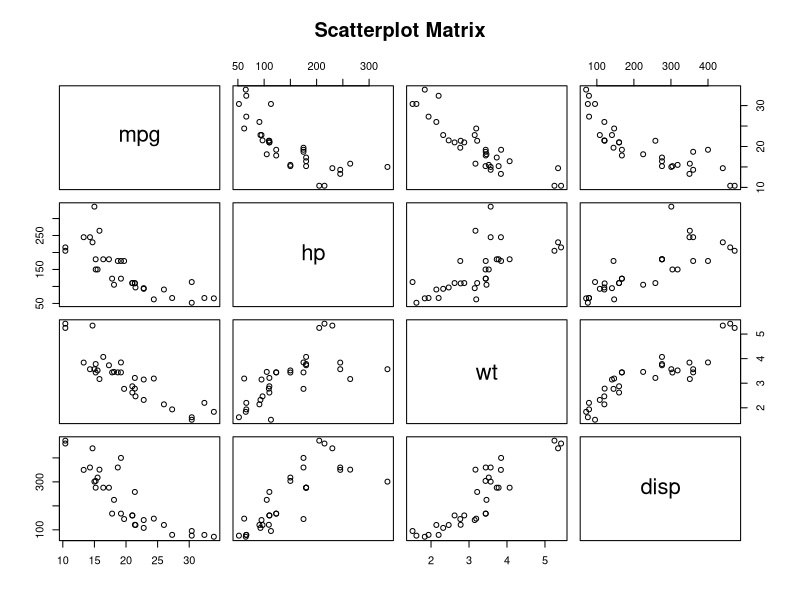
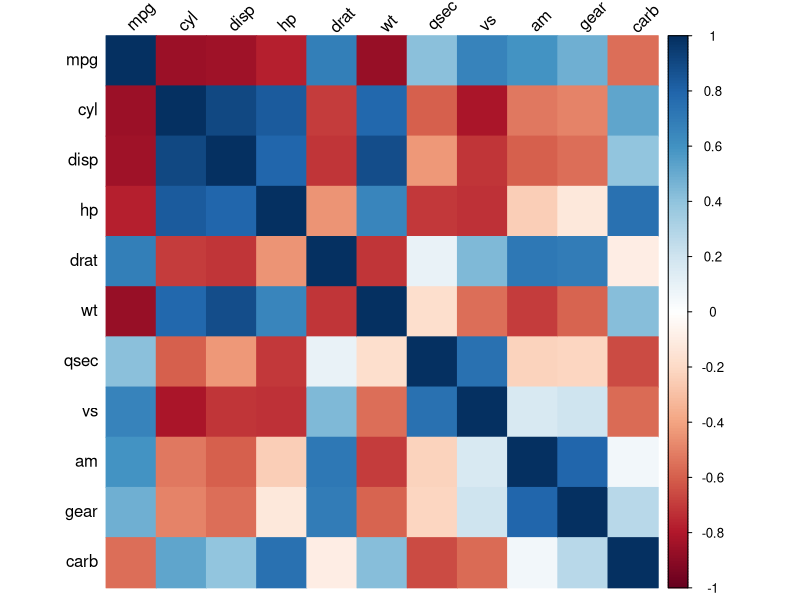
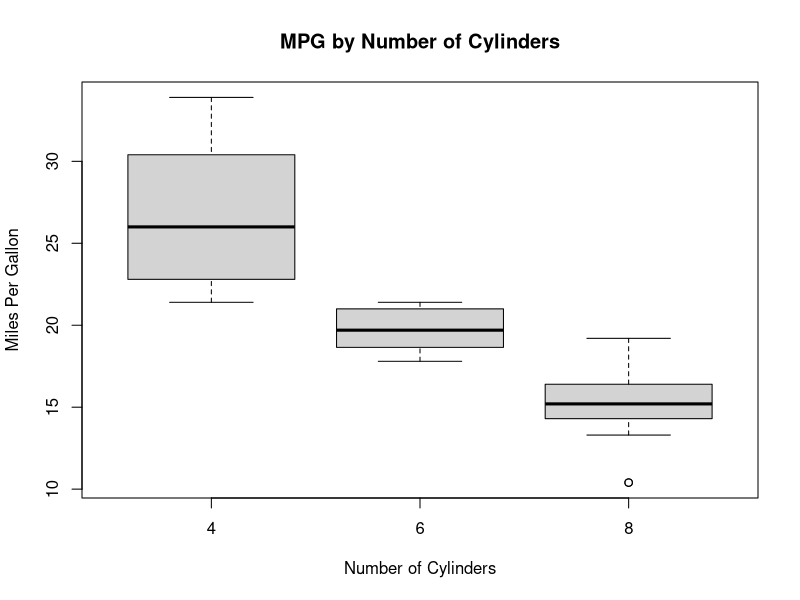
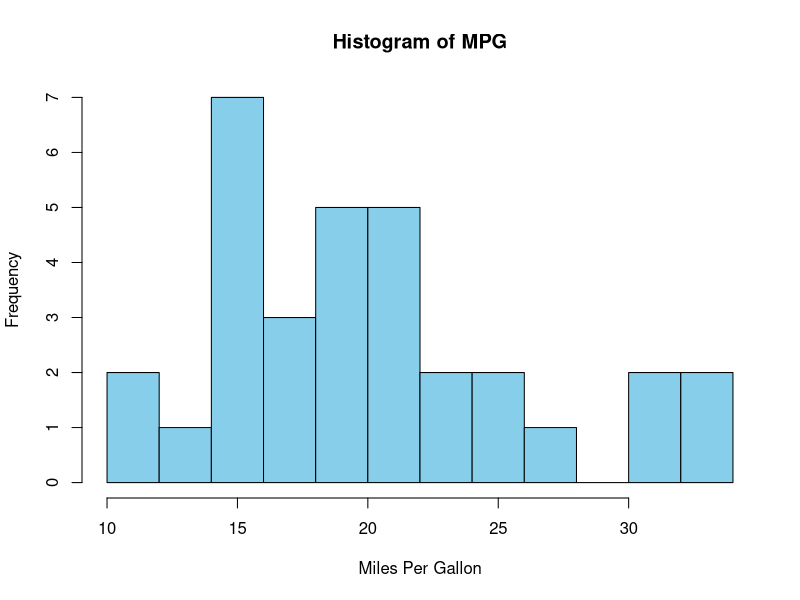
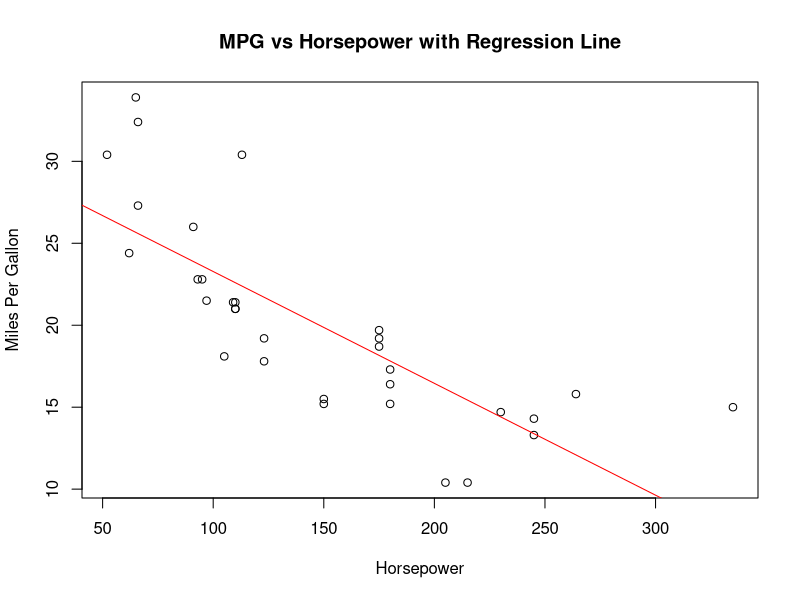

These charts were generated, in order, by the following R code:
data(mtcars)
head(mtcars)
summary(mtcars)
pairs(mtcars[, c("mpg", "hp", "wt", "disp")],
      main = "Scatterplot Matrix")
cor(mtcars)
install.packages("corrplot")
library(corrplot)
corrplot(cor(mtcars), method = "color", tl.col = "black", tl.srt = 45)
boxplot(mpg ~ cyl, data = mtcars, 
        main = "MPG by Number of Cylinders", 
        xlab = "Number of Cylinders", 
        ylab = "Miles Per Gallon")
hist(mtcars$mpg, breaks = 10, col = "skyblue", 
     main = "Histogram of MPG", 
     xlab = "Miles Per Gallon")
model <- lm(mpg ~ hp, data = mtcars)
summary(model)
plot(mtcars$hp, mtcars$mpg,
     xlab = "Horsepower", ylab = "Miles Per Gallon",
     main = "MPG vs Horsepower with Regression Line")
abline(model, col = "red")

